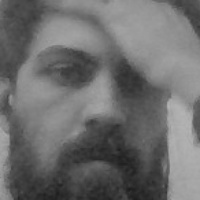
#> input picture OpenCV/Mini Projects/Recognize your Face/faces/1.jpg, 200 x 200 px
$ python 2_train_model_and_run.py
#> lines starting #> are read from the running program, lines starting #| are printed output that depends on the picture; after the words box and inside, x2 and y2 are one past the last pixel; in counts of white or black regions, pixels touching at a corner belong together
import pandas as pd
import numpy as np
import cv2
from os import listdir
from os.path import isfile, join

# Get the data we previsously made
data_path = './faces/'
onlyfiles = [f for f in listdir(data_path) if isfile(join(data_path, f))]

# Create arrays for training data and labels
Training_Data, Labels = [], []

# Open training images in our datapath
# Create a numpy array for training data
for i, files in enumerate(onlyfiles):
    image_path = data_path + onlyfiles[i]
    images = cv2.imread(image_path, cv2.IMREAD_GRAYSCALE)
#> images is the input picture: shape (200, 200); min 26, max 180, mean 108.9
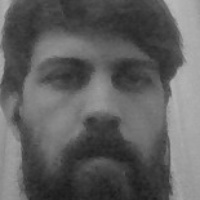
#> input picture OpenCV/Mini Projects/Recognize your Face/faces/12.jpg, 200 x 200 px, given in place of the camera
#> further down, frame is the input picture: shape (200, 200, 3); min 25, max 185, mean 95.3
    Training_Data.append(np.asarray(images, dtype=np.uint8))
    Labels.append(i)

# Create a numpy array for both training data and labels
Labels = np.asarray(Labels, dtype=np.int32)
# Initialize facial recognizer
model = cv2.face_LBPHFaceRecognizer.create()
# NOTE: For OpenCV 3.0 use cv2.face.createLBPHFaceRecognizer()

# Let's train our model
model.train(np.asarray(Training_Data), np.asarray(Labels))
print("Model trained sucessefully")

'''
    RUN
'''

face_classifier = cv2.CascadeClassifier('haarcascade_frontalface_default.xml')

def face_detector(img, size=0.5):

    # Convert image to grayscale
#> called with size = 0.5
    gray = cv2.cvtColor(img,cv2.COLOR_BGR2GRAY)
    faces = face_classifier.detectMultiScale(gray, 1.3, 5)
#> faces = [[15, 13, 174, 174]]
    if faces is ():
        return img, []

    for (x,y,w,h) in faces:
        cv2.rectangle(img,(x,y),(x+w,y+h),(0,255,255),2)
        roi = img[y:y+h, x:x+w]
        roi = cv2.resize(roi, (200, 200))
#> this loop made 1 pass
#> pass 1, in face_detector, `roi = img[y:y+h, x:x+w]`:
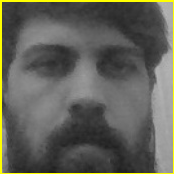
#> roi: shape (174, 174, 3); mean B, G, R 88.2, 97, 97
#> after the loop:
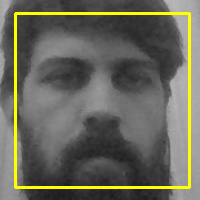
#> img: shape (200, 200, 3); 5.21% of pixels changed, all inside (x1, y1, x2, y2) = (14, 12, 191, 189)
    return img, roi


# Open Webcam
cap = cv2.VideoCapture(0)

while True:

    ret, frame = cap.read()

    image, face = face_detector(frame)

    try:
        face = cv2.cvtColor(face, cv2.COLOR_BGR2GRAY)
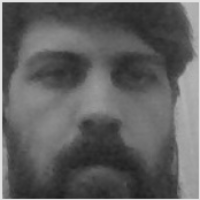
#> face: shape (200, 200); min 29, max 226, mean 95.9

        # Pass face to prediction model
        # "results" comprises of a tuple containing the label and the confidence value
        results = model.predict(face)
#> results = (3, 36.36)

        if results[1] < 500:
            confidence = int( 100 * (1 - (results[1])/400) )
#> confidence = 90
            display_string = str(confidence) + '% Confident it is Bruno'
#> display_string = '90% Confident it is Bruno'

        cv2.putText(image, display_string, (100, 120), cv2.FONT_HERSHEY_COMPLEX, 1, (255,120,150), 2)
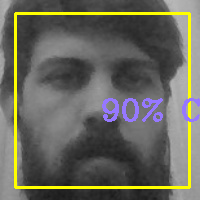
#> image: shape (200, 200, 3); 2.15% of pixels changed, all inside (x1, y1, x2, y2) = (102, 98, 200, 122)

        if confidence > 75:
            cv2.putText(image, "Unlocked", (250, 450), cv2.FONT_HERSHEY_COMPLEX, 1, (0,255,0), 2)
            cv2.imshow('Face Recognition', image )
        else:
            cv2.putText(image, "Locked", (250, 450), cv2.FONT_HERSHEY_COMPLEX, 1, (0,0,255), 2)
            cv2.imshow('Face Recognition', image )

    except:
        cv2.putText(image, "No Face Found", (220, 120) , cv2.FONT_HERSHEY_COMPLEX, 1, (0,0,255), 2)
        cv2.putText(image, "Locked", (250, 450), cv2.FONT_HERSHEY_COMPLEX, 1, (0,0,255), 2)
        cv2.imshow('Face Recognition', image )
        pass

    if cv2.waitKey(1) == 13: #13 is the Enter Key
#> (key Esc is pressed here)
        break

cap.release()
cv2.destroyAllWindows()
